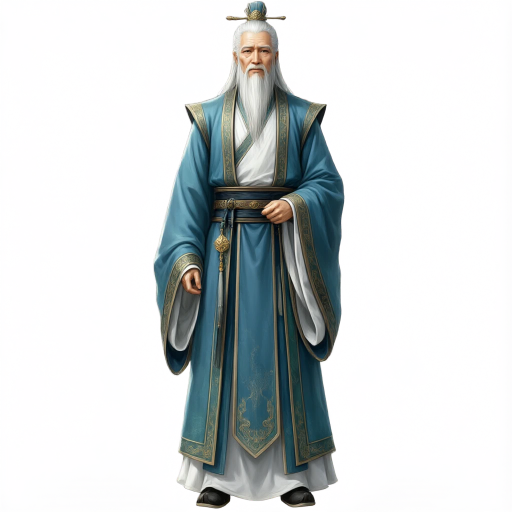
#> input picture v2/gen/ref/character/ref_elder.png, 1024 x 1024 px, found by its file name (shown at 1/2 size)
$ python char9_elder.py
#> lines starting #> are read from the running program, lines starting #| are printed output that depends on the picture
### v2/gen/scripts/edit2.py
"""Qwen Image 2.1 Turbo edit with ONE or TWO reference images (Picture 1 / Picture 2)."""
import json, os, subprocess, urllib.request

H = "http://127.0.0.1:8000"
UNET = 'qwen_image_2.1_turbo_int8_convrot.safetensors'
PE = 'qwen3.5_9b_qwen_image_2.1_pe_i2i.int8_convrot.safetensors'


def upload(path):
    subprocess.run(['curl', '-s', '-F', 'image=@' + path, '-F', 'overwrite=true', H + '/upload/image'], capture_output=True)
    return os.path.basename(path)


def edit2(ref1, prompt, out, ref2=None, seed=5, size=1024):
    if os.path.exists(out):
        return
    d = json.load(open('scripts/qwen_edit.json', encoding='utf8'))
    name = os.path.basename(out)[:-4]
    n1 = upload(ref1)
    for n in d['nodes']:
        if n['id'] == 470: n['widgets_values'][0] = n1
        if n['id'] == 461: n['widgets_values'][0] = 'fnht_h_' + name
        if n['id'] == 459:
            wv = n['widgets_values']; wv[1] = prompt; wv[8] = size; wv[9] = size; wv[11] = seed; wv[12] = UNET; wv[17] = PE
    if ref2:
        n2 = upload(ref2)
        d['nodes'].append({'id': 9001, 'type': 'LoadImage', 'pos': [0, 0], 'size': [200, 100], 'flags': {}, 'order': 0, 'mode': 0,
                           'inputs': [], 'outputs': [{'name': 'IMAGE', 'type': 'IMAGE', 'links': [9001]}, {'name': 'MASK', 'type': 'MASK', 'links': None}],
                           'properties': {'Node name for S&R': 'LoadImage'}, 'widgets_values': [n2, 'image']})
        d['links'].append([9001, 9001, 0, 459, 8, 'IMAGE'])
        for n in d['nodes']:
            if n['id'] == 459: n['inputs'][8]['link'] = 9001
    for sg in d['definitions']['subgraphs']:
        for n in sg['nodes']:
            if n['type'] == 'UNETLoader': n['widgets_values'][0] = UNET
            if n['id'] == 477: n['widgets_values'][0] = PE
    json.dump(d, open('_h_wf.json', 'w', encoding='utf8'), ensure_ascii=False)
    r = subprocess.run(['comfy', '--skip-prompt', 'run', '--workflow', '_h_wf.json', '--host', '127.0.0.1', '--port', '8000', '--wait', '--timeout', '900'], capture_output=True, text=True)
    got = None
    hist = json.load(urllib.request.urlopen(H + '/history?max_items=4'))
    for pid, hh in hist.items():
        for node, o in hh.get('outputs', {}).items():
            for im in o.get('images', []):
                if im['filename'].startswith('fnht_h_' + name + '_') and im['type'] == 'output': got = im
    if not got:
        print('FAIL', name, (r.stdout + r.stderr)[-400:]); return
    open(out, 'wb').write(urllib.request.urlopen('%s/view?filename=%s&subfolder=%s&type=%s' % (H, got['filename'], got['subfolder'], got['type'])).read())
    print(name, flush=True)

### v2/gen/scripts/_superseded/char9_elder.py
"""Elder head (face + white hair + long beard + cap/hairpin), eyes closed, from ref/character/ref_elder.png."""
import json, os
os.makedirs('preview', exist_ok=True)
from PIL import Image
from edit2 import edit2
src = (352, 0, 672, 320)           # crop box in the 1024 standing ref
full = Image.open('ref/character/ref_elder.png').convert('RGBA')
#> full is the input picture: PIL image 1024x1024 RGBA; mean R, G, B, A 181.4, 38.4, 198.2, 67.3
c = full.crop(src).resize((1024, 1024), Image.LANCZOS)
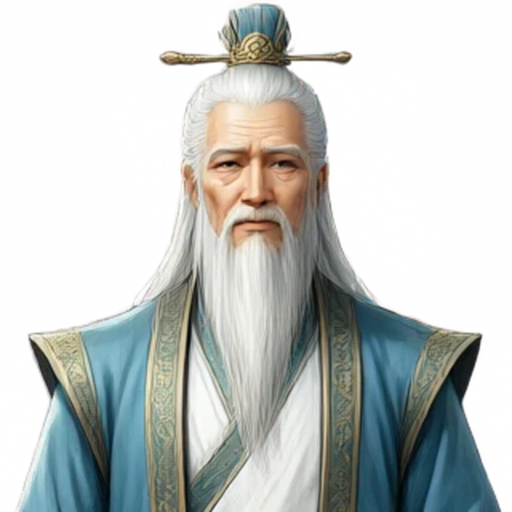
#> c: PIL image 1024x1024 RGBA (shown at 1/2 size); mean R, G, B, A 146.6, 74.3, 164.1, 126.2; transparent parts drawn white
w = Image.new('RGBA', c.size, (255, 255, 255, 255)); w.alpha_composite(c); w.convert('RGB').save('ref/chain/elder_head_ref.png')
#> after `w = Image.new('RGBA', c.size, (255, 255, 255, 255))`: w: PIL image 1024x1024 RGBA; every value is 255
T = " Keep the exact same position, size, angle and drawing style as the reference. Transparent background, output a PNG image with alpha channel."
P = ("Draw ONLY the head of this old man: the face, the long white hair, the long white beard and mustache, the blue cap with the gold hairpin on the topknot. "
     "Completely remove the neck, shoulders, chest, body and robe (transparent); the beard ends in a natural point. "
     "Same face, same wrinkles, same eyebrows, nose and lips. His eyes are fully shut: smooth closed eyelids with a single thin dark eyelash line, "
     "no visible eyeball, no iris, no pupil. Calm peaceful meditation expression. Higher detail: fine individual white hair strands, soft highlights, detailed gold ornament.")
for sd in (301, 302, 303, 304):
#> (the run stopped early here; a loop or call above may not have finished)

$ run again, with v2/gen/ref/character/ref_standing.png copied over v2/gen/ref/character/ref_elder.png
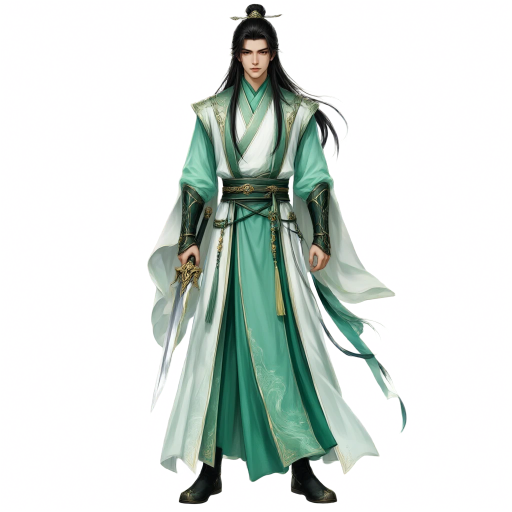
#> input picture v2/gen/ref/character/ref_standing.png, 1024 x 1024 px, found by its file name (shown at 1/2 size)
#> `c = full.crop(src).resize((1024, 1024), Image.LANCZOS)`:
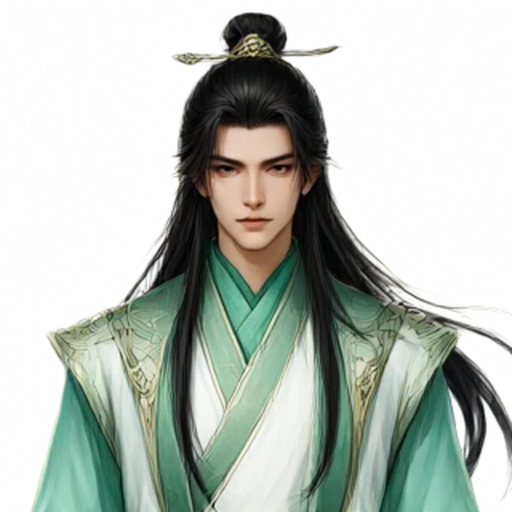
#> c: PIL image 1024x1024 RGBA (shown at 1/2 size); mean R, G, B, A 183.7, 191.1, 183.9, 255
#> w: PIL image 1024x1024 RGBA; every value is 255
